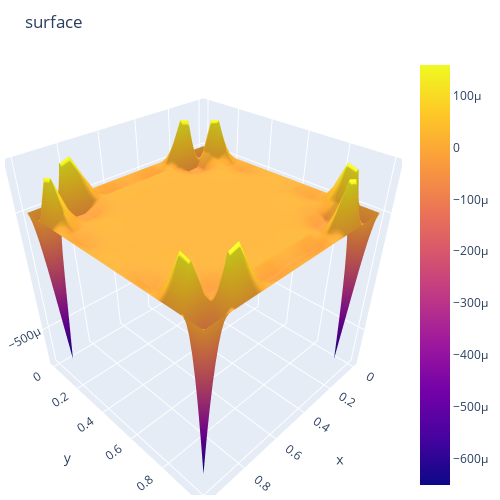

Source (notebook cell):
### Code cell
sh_t, sh_x, sh_y = U.shape
fig = go.Figure()
fig.add_surface(
    # contours = {
    #     "x": {"show": True, "start": 1.5, "end": 2, "size": 0.04, "color":"white"},
    #     "z": {"show": True, "start": 0.5, "end": 0.8, "size": 0.05}
    # },
    x = np.linspace(a, b, sh_x),
    y = np.linspace(c, d, sh_y),
    z = U[20]
    )
# fig.add_scatter3d(name='scat_p', x=np.linspace(a, b, sh_1), y=np.linspace(0, T, sh_0), z=U, mode='markers',
#     marker=dict(size=10, color='black',colorscale='Reds'))
# fig.update_layout(
#         scene = {
#             "xaxis": {"nticks": 20},
#             "zaxis": {"nticks": 4},
#             'camera_eye': {"x": 0, "y": -1, "z": 0.5},
#             "aspectratio": {"x": 1, "y": 1, "z": 0.2}
#         })
fig.update_layout(title='surface', autosize=False,
                  width=500, height=500,
                  margin=dict(l=5, r=50, b=5, t=55))
fig.show()

### Figure 1 — Plotly figure (JSON) as saved in the notebook; plotly's stock layout.template omitted (floating-point values rounded to 4 significant figures; data arrays with more than 128 entries replaced by an {"elided": "..."} marker saying what was removed)
{"data": [{"type": "surface", "x": [0, 0.05, 0.1, 0.15, 0.2, 0.25, 0.3, 0.35, 0.4, 0.45, 0.5, 0.55, 0.6, 0.65, 0.7, 0.75, 0.8, 0.85, 0.9, 0.95, 1], "y": [0, 0.05, 0.1, 0.15, 0.2, 0.25, 0.3, 0.35, 0.4, 0.45, 0.5, 0.55, 0.6, 0.65, 0.7, 0.75, 0.8, 0.85, 0.9, 0.95, 1], "z": {"elided": "21x21 float values"}}], "layout": {"autosize": false, "height": 500, "margin": {"b": 5, "l": 5, "r": 50, "t": 55}, "title": {"text": "surface"}, "width": 500}}
